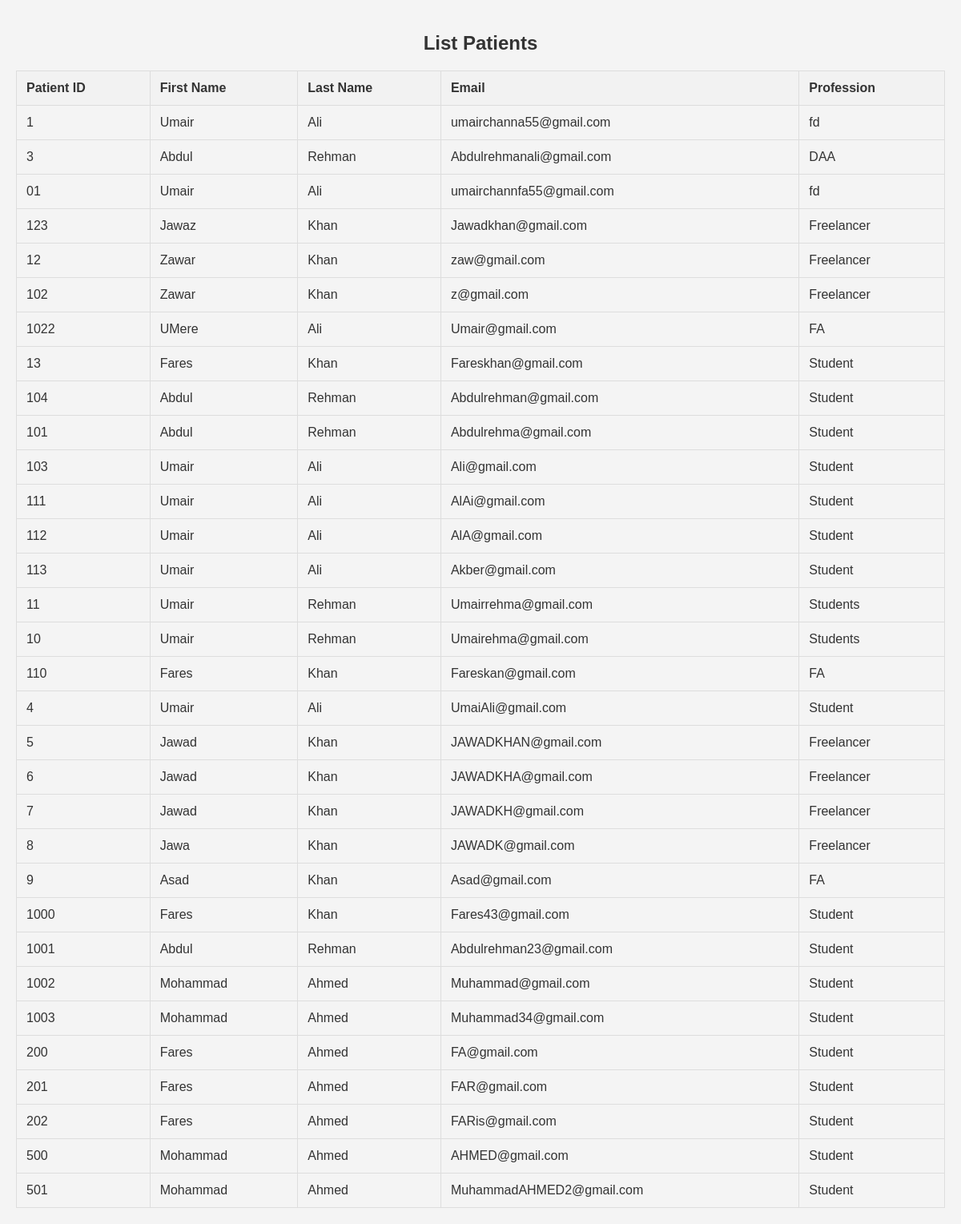
The app's page /list_patients with its own data.
### app.py (models this page shows)
class Patient(db.Model):
    id = db.Column(db.Integer, primary_key=True)
    patient_id = db.Column(db.String(10), unique=True, nullable=False)
    first_name = db.Column(db.String(50), nullable=False)
    last_name = db.Column(db.String(50), nullable=False)
    email = db.Column(db.String(120), unique=True, nullable=False)
    profession = db.Column(db.String(50), nullable=False)

### app.py (the view)
@app.route("/list_patients")
def list_patients():
    patients = Patient.query.all()
    return render_template('list_patients.html', patients=patients)

### templates/list_patients.html (shortened to what this page needs)
<!DOCTYPE html>
<html lang="en">
<head>
</head>
<body>
    <section id="list-patients" class="list-patients">
        <div class="container">
            <div class="section-title">
                <h2>List Patients</h2>
            </div>
            <table class="table">
                <thead>
                    <tr>
                        <th>Patient ID</th>
                        <th>First Name</th>
                        <th>Last Name</th>
                        <th>Email</th>
                        <th>Profession</th>
                    </tr>
                </thead>
                <tbody>
                    {% for patient in patients %}
                    <tr>
                        <td>{{ patient.patient_id }}</td>
                        <td>{{ patient.first_name }}</td>
                        <td>{{ patient.last_name }}</td>
                        <td>{{ patient.email }}</td>
                        <td>{{ patient.profession }}</td>
                    </tr>
                    {% endfor %}
                </tbody>
            </table>
        </div>
    </section>
</body>
</html>

### templates/list_patients.html (style rules this page uses)
body { font-family: Arial, sans-serif; background-color: #f4f4f4; color: #333; margin: 0; padding: 0; }
.container { max-width: 1200px; margin: 0 auto; padding: 20px; }
.section-title { text-align: center; margin-bottom: 20px; }
table { width: 100%; border-collapse: collapse; margin-top: 20px; }
th, td { padding: 12px; border: 1px solid #ddd; text-align: left; }
th { background-color: #f2f2f2; }

### records on screen
Patient: patient_id "1", first_name "Umair", last_name "Ali", email "umairchanna55@gmail.com", profession "fd"
Patient: patient_id "3", first_name "Abdul", last_name "Rehman", email "Abdulrehmanali@gmail.com", profession "DAA"
Patient: patient_id "01", first_name "Umair", last_name "Ali", email "umairchannfa55@gmail.com", profession "fd"
Patient: patient_id "123", first_name "Jawaz", last_name "Khan", email "Jawadkhan@gmail.com", profession "Freelancer"
Patient: patient_id "12", first_name "Zawar", last_name "Khan", email "zaw@gmail.com", profession "Freelancer"
Patient: patient_id "102", first_name "Zawar", last_name "Khan", email "z@gmail.com", profession "Freelancer"
Patient: patient_id "1022", first_name "UMere", last_name "Ali", email "Umair@gmail.com", profession "FA"
Patient: patient_id "13", first_name "Fares", last_name "Khan", email "Fareskhan@gmail.com", profession "Student"
Patient: patient_id "104", first_name "Abdul", last_name "Rehman", email "Abdulrehman@gmail.com", profession "Student"
Patient: patient_id "101", first_name "Abdul", last_name "Rehman", email "Abdulrehma@gmail.com", profession "Student"
Patient: patient_id "103", first_name "Umair", last_name "Ali", email "Ali@gmail.com", profession "Student"
Patient: patient_id "111", first_name "Umair", last_name "Ali", email "AlAi@gmail.com", profession "Student"
Patient: patient_id "112", first_name "Umair", last_name "Ali", email "AlA@gmail.com", profession "Student"
Patient: patient_id "113", first_name "Umair", last_name "Ali", email "Akber@gmail.com", profession "Student"
Patient: patient_id "11", first_name "Umair", last_name "Rehman", email "Umairrehma@gmail.com", profession "Students"
Patient: patient_id "10", first_name "Umair", last_name "Rehman", email "Umairehma@gmail.com", profession "Students"
Patient: patient_id "110", first_name "Fares", last_name "Khan", email "Fareskan@gmail.com", profession "FA"
Patient: patient_id "4", first_name "Umair", last_name "Ali", email "UmaiAli@gmail.com", profession "Student"
Patient: patient_id "5", first_name "Jawad", last_name "Khan", email "JAWADKHAN@gmail.com", profession "Freelancer"
Patient: patient_id "6", first_name "Jawad", last_name "Khan", email "JAWADKHA@gmail.com", profession "Freelancer"
Patient: patient_id "7", first_name "Jawad", last_name "Khan", email "JAWADKH@gmail.com", profession "Freelancer"
Patient: patient_id "8", first_name "Jawa", last_name "Khan", email "JAWADK@gmail.com", profession "Freelancer"
Patient: patient_id "9", first_name "Asad", last_name "Khan", email "Asad@gmail.com", profession "FA"
Patient: patient_id "1000", first_name "Fares", last_name "Khan", email "Fares43@gmail.com", profession "Student"
Patient: patient_id "1001", first_name "Abdul", last_name "Rehman", email "Abdulrehman23@gmail.com", profession "Student"
Patient: patient_id "1002", first_name "Mohammad", last_name "Ahmed", email "Muhammad@gmail.com", profession "Student"
Patient: patient_id "1003", first_name "Mohammad", last_name "Ahmed", email "Muhammad34@gmail.com", profession "Student"
Patient: patient_id "200", first_name "Fares", last_name "Ahmed", email "FA@gmail.com", profession "Student"
Patient: patient_id "201", first_name "Fares", last_name "Ahmed", email "FAR@gmail.com", profession "Student"
Patient: patient_id "202", first_name "Fares", last_name "Ahmed", email "FARis@gmail.com", profession "Student"
Patient: patient_id "500", first_name "Mohammad", last_name "Ahmed", email "AHMED@gmail.com", profession "Student"
Patient: patient_id "501", first_name "Mohammad", last_name "Ahmed", email "MuhammadAHMED2@gmail.com", profession "Student"
